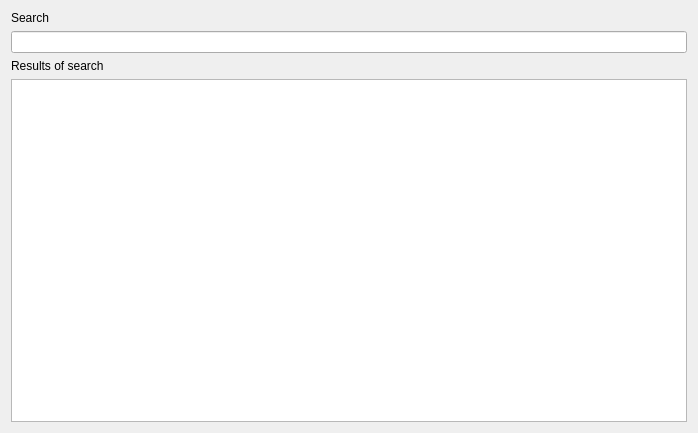
<?xml version="1.0" encoding="UTF-8"?>
<ui version="4.0">
 <class>Widget</class>
 <widget class="QWidget" name="Widget">
  <property name="geometry">
   <rect>
    <x>0</x>
    <y>0</y>
    <width>698</width>
    <height>433</height>
   </rect>
  </property>
  <property name="windowTitle">
   <string>Widget</string>
  </property>
  <layout class="QGridLayout" name="gridLayout">
   <item row="0" column="0">
    <widget class="QLabel" name="search_label">
     <property name="text">
      <string>Search</string>
     </property>
    </widget>
   </item>
   <item row="1" column="0">
    <widget class="QLineEdit" name="input_edit"/>
   </item>
   <item row="2" column="0">
    <widget class="QLabel" name="result_label">
     <property name="text">
      <string>Results of search</string>
     </property>
    </widget>
   </item>
   <item row="3" column="0">
    <widget class="QTextEdit" name="result_text">
     <property name="readOnly">
      <bool>true</bool>
     </property>
    </widget>
   </item>
  </layout>
 </widget>
 <resources/>
 <connections/>
</ui>
